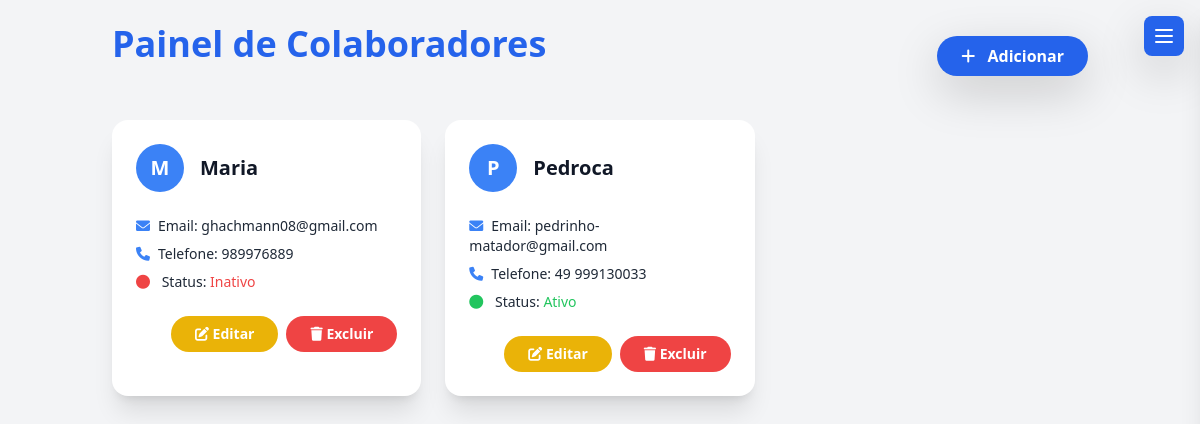
The page /criar_colaborador/ on the database its author committed.
### app/models.py (models this page shows, shortened)
class Colaborador(models.Model):
    nome = models.CharField(max_length=100)
    email = models.EmailField(unique=True)
    telefone = models.CharField(max_length=15, blank=True, null=True)
    status = models.BooleanField(default=True)
    funcao = models.CharField(max_length=100, blank=True, null=True)

### app/views.py (the view, shortened to what this page needs)
# urls.py: path('criar_colaborador/', views.criar_colaborador, name='criar_colaborador'),
def criar_colaborador(request):
    if request.method == 'GET':
        colaboradores = Colaborador.objects.all()
        return render(request, 'app/pages/colaboradores.html', {'colaboradores': colaboradores})

### app/templates/app/pages/colaboradores.html (shortened to what this page needs)
{% include 'app/partials/doctype.html' %}
<body class="bg-gray-100 dark:bg-gray-900 text-gray-800 dark:text-gray-200">
    {% include 'app/partials/header.html' %}
    <div class="container mx-auto p-6">
        <div class="flex flex-col md:flex-row items-center justify-between mb-8">
            <h1 class="text-3xl md:text-4xl font-extrabold text-blue-600 dark:text-blue-400 mb-4 md:mb-0">
                Painel de Colaboradores
            </h1>
            <div class="flex items-center space-x-4 w-full md:w-auto">
                <button onclick="openModal('create-modal')" class="bg-blue-600 hover:bg-blue-700 text-white font-bold py-2 px-6 rounded-full shadow-lg transition transform hover:scale-105">
                    <i class="fas fa-plus mr-2"></i> Adicionar
                </button>
            </div>
        </div>
        <div id="colaboradores-list" class="grid grid-cols-1 md:grid-cols-2 lg:grid-cols-3 gap-6 animate-fade-in">
            {% for i in colaboradores %}
            <div class="bg-white dark:bg-gray-800 rounded-2xl shadow-xl p-6 transform transition-transform hover:scale-105 hover:shadow-2xl card-enter card-enter-active">
                <div class="flex items-center space-x-4 mb-4">
                    <div class="w-12 h-12 rounded-full bg-blue-500 flex items-center justify-center text-white text-xl font-semibold">
                        {{ i.nome|first|upper }}
                    </div>
                    <div>
                        <h3 class="text-xl font-bold text-gray-900 dark:text-gray-100">{{ i.nome }}</h3>
                    </div>
                </div>
                <div class="space-y-2 text-sm">
                    <p><i class="fas fa-envelope mr-2 text-blue-500"></i><span class="font-medium">Email:</span> {{ i.email }}</p>
                    <p><i class="fas fa-phone mr-2 text-blue-500"></i><span class="font-medium">Telefone:</span> {{ i.telefone }}</p>
                    <p>
                        <i class="fas fa-circle mr-2 {% if i.status %}text-green-500{% else %}text-red-500{% endif %}"></i>
                        <span class="font-medium">Status:</span>
                        <span class="{% if i.status %}text-green-500{% else %}text-red-500{% endif %}">
                            {% if i.status %}Ativo{% else %}Inativo{% endif %}
                        </span>
                    </p>
                </div>
                <div class="flex justify-end space-x-2 mt-6">
                    <button onclick="openModal('edit-modal-{{ i.id }}')" class="bg-yellow-500 hover:bg-yellow-600 text-white px-4 py-2 rounded-full text-sm font-semibold transition transform hover:scale-105">
                        <i class="fas fa-edit"></i> Editar
                    </button>
                    <button onclick="openModal('delete-modal-{{ i.id }}')" class="bg-red-500 hover:bg-red-600 text-white px-4 py-2 rounded-full text-sm font-semibold transition transform hover:scale-105">
                        <i class="fas fa-trash"></i> Excluir
                    </button>
                </div>
            </div>
            {% endfor %}
        </div>
    </div>
</body>
</html>

### rows shown on the page
Colaborador: nome|first "M", nome "Maria", email "ghachmann08@gmail.com", telefone "989976889", status False (drawn)
Colaborador: nome|first "P", nome "Pedroca", email "pedrinho-matador@gmail.com", telefone "49 999130033", status True (drawn)
